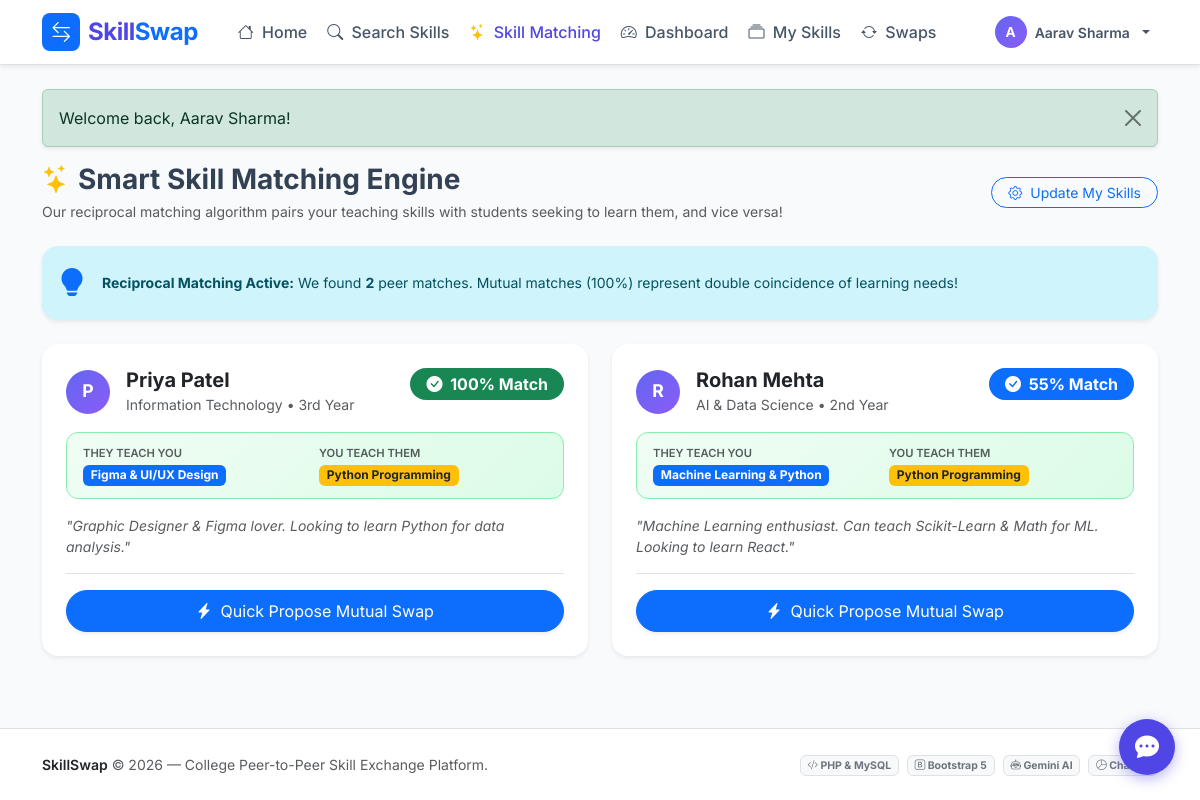
Screenshot of /student/match.php (signed in) with the database file from the repository.
### tables this page shows
CREATE TABLE IF NOT EXISTS `users` (
    `id` INT AUTO_INCREMENT PRIMARY KEY,
    `name` VARCHAR(100) NOT NULL,
    `email` VARCHAR(120) NOT NULL UNIQUE,
    `password` VARCHAR(255) NOT NULL,
    `role` ENUM('student', 'admin') DEFAULT 'student',
    `college_id` VARCHAR(50) DEFAULT NULL,
    `department` VARCHAR(100) DEFAULT 'Computer Science',
    `year_of_study` VARCHAR(20) DEFAULT '3rd Year',
    `bio` TEXT DEFAULT NULL,
    `contact_info` VARCHAR(255) DEFAULT NULL,
    `avatar` VARCHAR(255) DEFAULT 'default_avatar.png',
    `status` ENUM('active', 'suspended') DEFAULT 'active',
    `created_at` DATETIME DEFAULT CURRENT_TIMESTAMP
);

CREATE TABLE IF NOT EXISTS `skills` (
    `id` INT AUTO_INCREMENT PRIMARY KEY,
    `user_id` INT NOT NULL,
    `skill_name` VARCHAR(120) NOT NULL,
    `category` VARCHAR(60) NOT NULL,
    `proficiency_level` ENUM('Beginner', 'Intermediate', 'Advanced') DEFAULT 'Intermediate',
    `type` ENUM('teach', 'learn') NOT NULL,  
    `description` TEXT DEFAULT NULL,
    `created_at` DATETIME DEFAULT CURRENT_TIMESTAMP,
    FOREIGN KEY (`user_id`) REFERENCES `users`(`id`) ON DELETE CASCADE
);

### config/db.php (called while the page is built, shortened)
<?php
function current_user_id() {
    return $_SESSION['user_id'] ?? null;
}
function sanitize($data) {
    return htmlspecialchars(trim($data ?? ''), ENT_QUOTES, 'UTF-8');
}
function app_path($subpath = '') {
    $docRoot = str_replace('\\', '/', $_SERVER['DOCUMENT_ROOT'] ?? '');
    $curDir  = str_replace('\\', '/', dirname(__DIR__));
    $rel = str_replace($docRoot, '', $curDir);
    $rel = rtrim($rel, '/');
    return $rel . ($subpath ? '/' . ltrim($subpath, '/') : '');
}

### student/match.php (the view, shortened to what this page needs)
<?php
require_once __DIR__ . '/../config/db.php';
$db = get_db_connection();
$userId = current_user_id();
$myTeach = [];
$myLearn = [];
$matches = [];
if ($userId) {
    $myTeach = $db->query("SELECT * FROM skills WHERE user_id = {$userId} AND type = 'teach'")->fetchAll();
    $myLearn = $db->query("SELECT * FROM skills WHERE user_id = {$userId} AND type = 'learn'")->fetchAll();
    $otherUsersStmt = $db->prepare("SELECT id, name, department, year_of_study, bio FROM users WHERE id != ? AND status = 'active'");
    $otherUsersStmt->execute([$userId]);
    $otherUsers = $otherUsersStmt->fetchAll();
    foreach ($otherUsers as $peer) {
        $peerId = $peer['id'];
        $peerTeach = $db->query("SELECT * FROM skills WHERE user_id = {$peerId} AND type = 'teach'")->fetchAll();
        $peerLearn = $db->query("SELECT * FROM skills WHERE user_id = {$peerId} AND type = 'learn'")->fetchAll();
        $matchingPeerTeachesForMe = [];
        $matchingITeachForPeer = [];
        foreach ($peerTeach as $pt) {
            foreach ($myLearn as $ml) {
                if (stripos($pt['skill_name'], $ml['skill_name']) !== false ||
                    stripos($ml['skill_name'], $pt['skill_name']) !== false ||
                    strcasecmp($pt['category'], $ml['category']) === 0) {
                    $matchingPeerTeachesForMe[] = [
                        'peer_skill' => $pt,
                        'my_goal' => $ml
                    ];
                }
            }
        }
        foreach ($myTeach as $mt) {
            foreach ($peerLearn as $pl) {
                if (stripos($mt['skill_name'], $pl['skill_name']) !== false ||
                    stripos($pl['skill_name'], $mt['skill_name']) !== false ||
                    strcasecmp($mt['category'], $pl['category']) === 0) {
                    $matchingITeachForPeer[] = [
                        'my_skill' => $mt,
                        'peer_goal' => $pl
                    ];
                }
            }
        }
        if (!empty($matchingPeerTeachesForMe) && !empty($matchingITeachForPeer)) {
            $score = 100;
            $matchType = 'Mutual Perfect Match';
            $matches[] = [
                'peer' => $peer,
                'score' => $score,
                'type' => $matchType,
                'teaches_you' => $matchingPeerTeachesForMe[0]['peer_skill'],
                'learns_from_you' => $matchingITeachForPeer[0]['my_skill']
            ];
        } elseif (!empty($matchingITeachForPeer)) {
            $score = 55;
            $matchType = 'Peer Learner Match';
            $matches[] = [
                'peer' => $peer,
                'score' => $score,
                'type' => $matchType,
                'teaches_you' => (!empty($peerTeach) ? $peerTeach[0] : null),
                'learns_from_you' => $matchingITeachForPeer[0]['my_skill']
            ];
        }
    }
    usort($matches, fn($a, $b) => $b['score'] <=> $a['score']);
}
require_once __DIR__ . '/../includes/header.php';
?>
<div class="mb-4">
    <div class="d-flex flex-column flex-md-row justify-content-between align-items-start align-items-md-center gap-3">
        <div>
            <h3 class="fw-bold mb-1">
                <i class="bi bi-stars text-warning me-2"></i>Smart Skill Matching Engine
            </h3>
            <p class="text-muted small mb-0">Our reciprocal matching algorithm pairs your teaching skills with students seeking to learn them, and vice versa!</p>
        </div>
        <?php if ($userId): ?>
            <a href="<?= app_path('student/my_skills.php'); ?>" class="btn btn-outline-primary btn-sm rounded-pill px-3">
                <i class="bi bi-gear me-1"></i> Update My Skills
            </a>
        <?php endif; ?>
    </div>
</div>
<?php if (!$userId): ?>
    <div class="card border-0 shadow-sm rounded-4 p-5 text-center bg-white">
        <div class="avatar-circle avatar-circle-lg mx-auto mb-3 bg-warning text-dark">
            <i class="bi bi-stars"></i>
        </div>
        <h4 class="fw-bold">Sign In to View Your Tailored Matches</h4>
        <p class="text-muted small col-md-6 mx-auto mb-4">
            Once you log in and list your teaching and learning skills, our AI & matching algorithm will automatically detect reciprocal peer matches for you!
        </p>
        <div class="d-flex justify-content-center gap-2">
            <a href="<?= app_path('auth/login.php'); ?>" class="btn btn-primary rounded-pill px-4 shadow-sm">
                Login with Account
            </a>
            <a href="<?= app_path('auth/login.php?demo=aarav'); ?>" class="btn btn-outline-primary rounded-pill px-4">
                <i class="bi bi-lightning-fill text-warning me-1"></i> Try Aarav Demo Match
            </a>
        </div>
    </div>
<?php else: ?>
    <div class="alert alert-info border-0 rounded-4 shadow-sm p-3 mb-4 d-flex align-items-center gap-3">
        <div class="fs-3 text-primary"><i class="bi bi-lightbulb-fill"></i></div>
        <div class="small">
            <strong>Reciprocal Matching Active:</strong> We found <strong><?= count($matches); ?></strong> peer match<?= count($matches) > 1 ? 'es' : ''; ?>. Mutual matches (100%) represent double coincidence of learning needs!
        </div>
    </div>
    <div class="row g-4">
        <?php foreach ($matches as $m): ?>
            <div class="col-lg-6">
                <div class="card border-0 shadow-sm rounded-4 p-4 h-100 hover-shadow bg-white d-flex flex-column justify-content-between">
                    <div>
                        <div class="d-flex justify-content-between align-items-start mb-3">
                            <div class="d-flex align-items-center gap-3">
                                <div class="avatar-circle">
                                    <?= strtoupper(substr($m['peer']['name'], 0, 1)); ?>
                                </div>
                                <div>
                                    <h5 class="fw-bold mb-0 text-dark"><?= sanitize($m['peer']['name']); ?></h5>
                                    <small class="text-muted">
                                        <?= sanitize($m['peer']['department']); ?> &bull; <?= sanitize($m['peer']['year_of_study']); ?>
                                    </small>
                                </div>
                            </div>
                            <span class="badge <?= ($m['score'] >= 90) ? 'bg-success' : 'bg-primary'; ?> rounded-pill px-3 py-2 fs-6">
                                <i class="bi bi-check-circle-fill me-1"></i> <?= $m['score']; ?>% Match
                            </span>
                        </div>
                        <div class="compatibility-box mb-3">
                            <div class="row g-2 align-items-center">
                                <div class="col-sm-6">
                                    <small class="text-muted fw-semibold d-block text-uppercase" style="font-size: 0.7rem;">They Teach You</small>
                                    <span class="badge bg-primary text-white fw-bold">
                                        <?= sanitize($m['teaches_you']['skill_name'] ?? 'Available on request'); ?>
                                    </span>
                                </div>
                                <div class="col-sm-6">
                                    <small class="text-muted fw-semibold d-block text-uppercase" style="font-size: 0.7rem;">You Teach Them</small>
                                    <span class="badge bg-warning text-dark fw-bold">
                                        <?= sanitize($m['learns_from_you']['skill_name'] ?? 'Available on request'); ?>
                                    </span>
                                </div>
                            </div>
                        </div>
                        <?php if ($m['peer']['bio']): ?>
                            <p class="text-muted small mb-0">
                                <em>"<?= sanitize($m['peer']['bio']); ?>"</em>
                            </p>
                        <?php endif; ?>
                    </div>
                    <div class="pt-3 border-top mt-3">
                        <?php if (!empty($m['teaches_you']) && !empty($m['learns_from_you'])): ?>
                            <form method="POST" action="<?= app_path('student/swap_requests.php'); ?>">
                                <button type="submit" class="btn btn-primary w-100 rounded-pill py-2 shadow-sm">
                                    <i class="bi bi-lightning-charge-fill me-1"></i> Quick Propose Mutual Swap
                                </button>
                            </form>
                        <?php else: ?>
                            <a href="<?= app_path('student/search.php?q=' . urlencode($m['peer']['name'])); ?>" class="btn btn-outline-primary w-100 rounded-pill py-2">
                                View Profile & Skills
                            </a>
                        <?php endif; ?>
                    </div>
                </div>
            </div>
        <?php endforeach; ?>
    </div>
<?php endif; ?>
<?php require_once __DIR__ . '/../includes/footer.php'; ?>

### assets/css/style.css (style rules this page uses)
:root { --primary: #4f46e5; --primary-hover: #4338ca; --primary-light: #eef2ff; --secondary: #0ea5e9; --success: #10b981; --warning: #f59e0b; --danger: #ef4444; --dark: #0f172a; --gray-bg: #f8fafc; --card-shadow: 0 10px 25px -5px rgba(0, 0, 0, 0.05), 0 8px 10px -6px rgba(0, 0, 0, 0.03); --hover-shadow: 0 20px 25px -5px rgba(0, 0, 0, 0.1), 0 8px 10px -6px rgba(0, 0, 0, 0.04); }
body { font-family: 'Inter', -apple-system, BlinkMacSystemFont, "Segoe UI", Roboto, Helvetica, Arial, sans-serif; background-color: var(--gray-bg); color: #334155; min-height: 100vh; display: flex; flex-direction: column; }
.compatibility-box { background: linear-gradient(135deg, #f0fdf4 0%, #dcfce7 100%); border: 1px solid #86efac; border-radius: 0.75rem; padding: 0.75rem 1rem; }
.avatar-circle { width: 44px; height: 44px; border-radius: 50%; background: linear-gradient(135deg, #6366f1, #8b5cf6); color: white; display: flex; align-items: center; justify-content: center; font-weight: 700; font-size: 1.1rem; }

### rows the page displays
users: name "P", name "Priya Patel", department "Information Technology", year_of_study "3rd Year", bio "Graphic Designer & Figma lover. Looking to learn Python for data analysis."
skills: skill_name "Figma & UI/UX Design"
skills: skill_name "Python Programming"
users: name "R", name "Rohan Mehta", department "AI & Data Science", year_of_study "2nd Year", bio "Machine Learning enthusiast. Can teach Scikit-Learn & Math for ML. Looking to learn React."
skills: skill_name "Machine Learning & Python"

### other values shown
substr($_SESSION['user_name'] ?? 'U', 0, 1) "A"
$_SESSION['user_name'] "Aarav Sharma"
$flash['message'] "Welcome back, Aarav Sharma!"
count($matches) "2"
$m['score'] "100"
$m['score'] "55"
